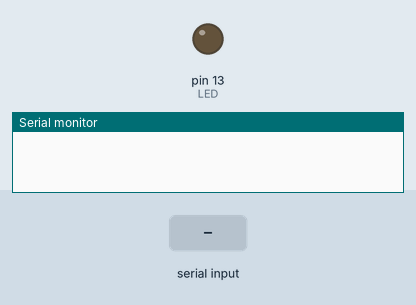
A sketch run on a simulated Arduino Uno, built with avr-gcc and run on an emulated ATmega328P. Shown: output pins drawn as LEDs (lit = HIGH), the last lines printed to the serial monitor. The test bench sets the inputs (shaded band).

Above: at 1.2 s.
1.3 s: "a\n" received over the second serial link
At 2.5 s:
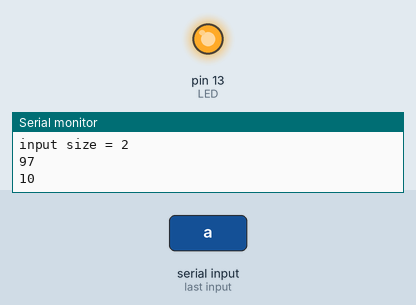
2.8 s: "b\n" received over the second serial link
At 3.9 s:
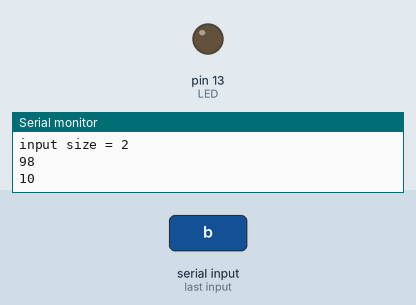
Timing chart, 0 to 5.8 s (numbered marks = the images above; inputs shaded):
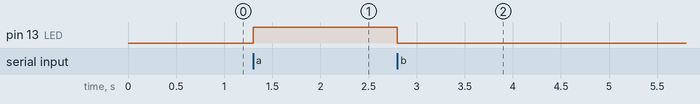

Measured:
- after the input at 1.3 s, pin 13 (LED): LOW → HIGH at once
- after the input at 2.8 s, pin 13 (LED): HIGH → LOW at once

The sketch:

controlLED.ino
```cpp
#include <SoftwareSerial.h>
#include <Wire.h>


int LED = 13;
SoftwareSerial I2CBT(10,11);  //定義PIN10及PIN11分別為RX及TX腳位

void setup() {
  Serial.begin(9600);
  I2CBT.begin(9600);//bluetooth baud rate
  //(注意！此鮑率每個藍牙晶片不一定相同，請先確認完再填寫進去)

  pinMode(LED, OUTPUT);
}

///////////////////main///////////////////////////

void loop() {

  byte cmmd[20];
  int insize;

  while(1){
/*
read message from bluetooth
*/
    if ((insize=(I2CBT.available()))>0){               //判斷有沒有訊息接收
       Serial.print("input size = ");                   //顯示接收多少訊息
       Serial.println(insize);
       for (int i=0; i<insize; i++){
         Serial.print(cmmd[i]=char(I2CBT.read()));      //將接收的訊息顯示出來
         Serial.print("\n");
       }

    }
      switch (cmmd[0]) {                 //讀取第一個字
        case 97: //"a"                   //97為"a"的ASCII CODE
          digitalWrite(LED,HIGH);        //點亮LED
          break;
        case 98://"b"                    //98為"b"的ASCII CODE
          digitalWrite(LED,LOW);
          break;
      } //Switch

  } //while

}
```
